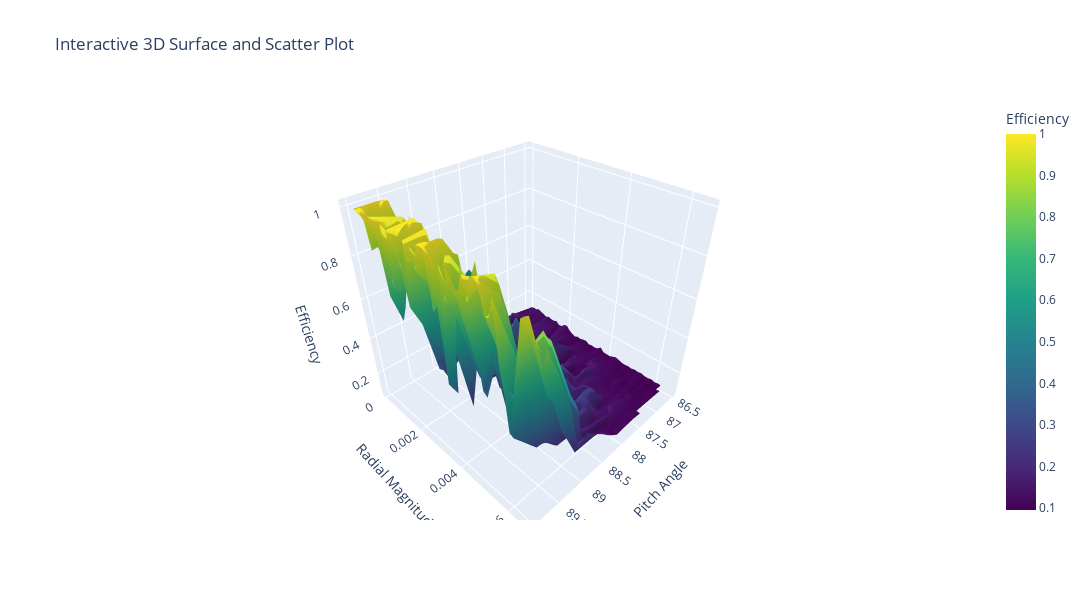

The cell this chart's notebook holds for it:
### Markdown cell above
Interactive 3D plot of efficiency for all events. (Must run the code cell below to see the plot)

### Code cell
import numpy as np
import plotly.graph_objects as go
from scipy.interpolate import griddata


# Create the 3D surface
surface = go.Surface(
    x=xi, 
    y=yi, 
    z=zi, 
    colorscale='Viridis', 
    colorbar=dict(title='Efficiency')
)

# Create the scatter points
scatter = go.Scatter3d(
    x=true_angles, 
    y=radii_magnitude_container, 
    z=efficiencies10, 
    mode='markers', 
    marker=dict(size=5, color='red'),
    name='Data Points'
)

# Combine and plot
fig = go.Figure(data=[surface, scatter])
fig.update_layout(
    scene=dict(
        xaxis_title='Pitch Angle',
        yaxis_title='Radial Magnitude',
        zaxis_title='Efficiency'
    ),
    title='Interactive 3D Surface and Scatter Plot',
    width=1200,  # Set the figure width
    height=600   # Set the figure height
)

fig.show()

### Figure 1 — Plotly figure (JSON) as saved in the notebook; plotly's stock layout.template omitted (floating-point values rounded to 4 significant figures; data arrays with more than 128 entries replaced by an {"elided": "..."} marker saying what was removed)
{"data": [{"colorbar": {"title": {"text": "Efficiency"}}, "colorscale": [[0, "#440154"], [0.1111, "#482878"], [0.2222, "#3e4989"], [0.3333, "#31688e"], [0.4444, "#26828e"], [0.5556, "#1f9e89"], [0.6667, "#35b779"], [0.7778, "#6ece58"], [0.8889, "#b5de2b"], [1, "#fde725"]], "type": "surface", "x": {"elided": "50x50 float values"}, "y": {"elided": "50x50 float values"}, "z": {"elided": "50x50 float values"}}, {"marker": {"color": "red", "size": 5}, "mode": "markers", "name": "Data Points", "type": "scatter3d", "x": {"elided": "800 float values"}, "y": {"elided": "8x100 float values"}, "z": {"elided": "8x100 float values"}}], "layout": {"height": 600, "scene": {"xaxis": {"title": {"text": "Pitch Angle"}}, "yaxis": {"title": {"text": "Radial Magnitude"}}, "zaxis": {"title": {"text": "Efficiency"}}}, "title": {"text": "Interactive 3D Surface and Scatter Plot"}, "width": 1200}}
